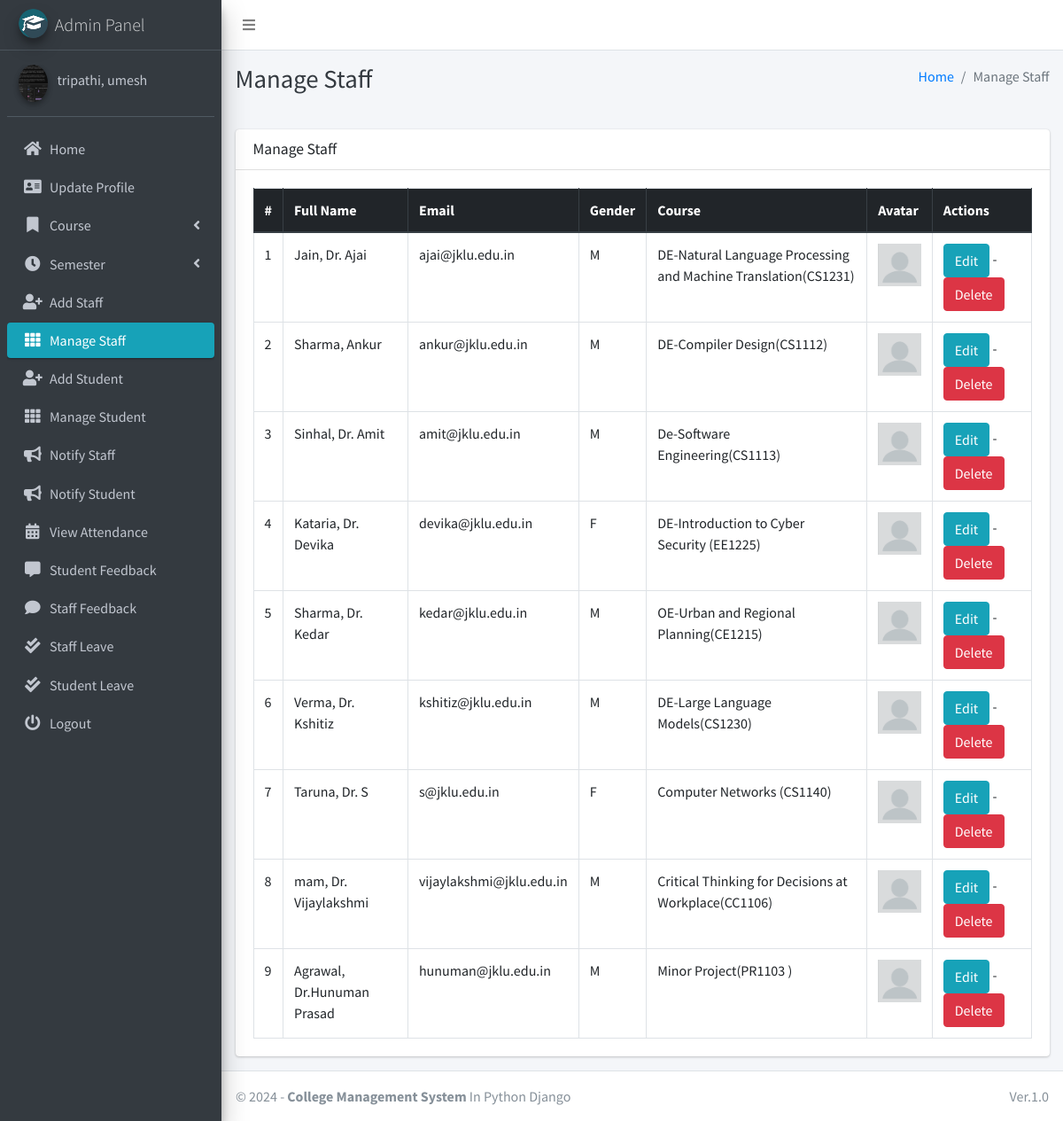
Page /staff/manage/ (signed in) on the committed database.
### main_app/models.py (models this page shows, shortened)
class CustomUser(AbstractUser):
    USER_TYPE = ((1, "HOD"), (2, "Staff"), (3, "Student"))
    GENDER = [("M", "Male"), ("F", "Female")]
    username = None  # Removed username, using email instead
    email = models.EmailField(unique=True)
    user_type = models.CharField(default=1, choices=USER_TYPE, max_length=1)
    gender = models.CharField(max_length=1, choices=GENDER)
    profile_pic = models.ImageField()
    address = models.TextField()
    fcm_token = models.TextField(default="")  # For firebase notifications
    created_at = models.DateTimeField(auto_now_add=True)
    updated_at = models.DateTimeField(auto_now=True)
    USERNAME_FIELD = "email"
    REQUIRED_FIELDS = []
    objects = CustomUserManager()
    def __str__(self):
        return self.last_name + ", " + self.first_name

class Staff(models.Model):
    course = models.ForeignKey(Course, on_delete=models.DO_NOTHING, null=True, blank=False)
    admin = models.OneToOneField(CustomUser, on_delete=models.CASCADE)

class Course(models.Model):
    name = models.CharField(max_length=120)
    created_at = models.DateTimeField(auto_now_add=True)
    updated_at = models.DateTimeField(auto_now=True)

### main_app/hod_views.py (the view)
# urls.py: path("staff/manage/", hod_views.manage_staff, name='manage_staff'),
def manage_staff(request):
    allStaff = CustomUser.objects.filter(user_type=2)
    context = {
        'allStaff': allStaff,
        'page_title': 'Manage Staff'
    }
    return render(request, "hod_template/manage_staff.html", context)

### main_app/templates/hod_template/manage_staff.html
{% extends 'main_app/base.html' %}
{% load static %}
{% block page_title %}{{page_title}}{% endblock page_title %}
{% block content %}
<section class="content">
    <div class="container-fluid">
        <div class="row">
            <div class="col-md-12">
                <div class="card">
                    <div class="card-header">
                        <h3 class="card-title">{{page_title}}</h3>
                    </div>
                    <div class="card-body">
                        <table id="example2" class="table table-bordered table-hover">
                            <thead class="thead-dark">
                                <tr>
                                    <th>#</th>
                                    <th>Full Name</th>
                                    <th>Email</th>
                                    <th>Gender</th>
                                    <th>Course</th>
                                    <th>Avatar</th>
                                    <th>Actions</th>
                                </tr>
                            </thead>
                            <tbody>
                                {% for staff in allStaff %}
                                <tr>
                                    <td>{{ forloop.counter }}</td>
                                    <td>{{staff.last_name}}, {{staff.first_name}}</td>
                                    <td>{{staff.email}}</td>
                                    <td>{{staff.gender}}</td>
                                    <td>{{staff.staff.course.name}}</td>
                                    <td>
                                        {% if staff.profile_pic == ""  %}
                                        No Image
                                        {% else %}
                                        <img class="img img-fluid mb-2" height="56" width="56"
                                            src="{{staff.profile_pic}}" alt="">
                                        {% endif %}
                                    </td>
                                    <td>
                                        <a href="{% url 'edit_staff' staff.staff.id %}" class="btn btn-info">Edit</a> -
                                        <a href="{% url 'delete_staff' staff.staff.id %}" class="btn btn-danger" onclick="return confirm('Are you sure about this ?')">Delete</a>
                                    </td>
                                </tr>
                                {% endfor %}
                            </tbody>
                        </table>
                    </div>
                </div>
            </div>
        </div>
    </div>
</section>
{% endblock content %}

### main_app/templates/main_app/sidebar_template.html (shortened to what this page needs)
{% load static %}
<aside class="main-sidebar sidebar-dark-info elevation-4">
    {% if request.user.user_type == '1' %}
    <a href="{% url 'admin_home' %}" class="brand-link">
        <img src="{% static 'dist/img/cmsl.png' %} " alt="AdminLTE Logo"
            class="brand-image img-circle elevation-3" >
        <span class="brand-text font-weight-light">Admin Panel</span>
    </a>
    <div class="sidebar">
        <div class="user-panel mt-3 pb-3 mb-3 d-flex">
            <div class="image">
                <img src="{{ request.user.profile_pic}}" class="img-circle elevation-2" alt="User Image">
            </div>
            <div class="info">
                <a href="#" class="d-block">{{user}}</a>
            </div>
        </div>
        <nav class="mt-2">
            <ul class="nav nav-pills nav-sidebar flex-column" data-widget="treeview" role="menu" data-accordion="false">
                <li class="nav-item">
                    {% url 'admin_home' as admin_home %}
                    <a href="{{admin_home}}" class="nav-link {% if admin_home == request.path %} active {% endif %}">
                        <i class="nav-icon fas fa-home"></i>
                        <p>
                            Home
                        </p>
                    </a>
                </li>
                <li class="nav-item">
                    {% url 'admin_view_profile' as admin_view_profile %}
                    <a href="{{admin_view_profile}}"
                        class="nav-link {% if admin_view_profile == request.path %} active {% endif %}">
                        <i class="nav-icon fas fa-address-card"></i>
                        <p>
                            Update Profile
                        </p>
                    </a>
                </li>
                <li class="nav-item has-treeview">
                    <a href="#" class="nav-link">
                        <i class="nav-icon fas fa-bookmark"></i>
                        <p>
                            Course
                            <i class="fas fa-angle-left right"></i>
                        </p>
                    </a>
                </li>
                <li class="nav-item has-treeview">
                    <a href="#" class="nav-link">
                        <i class="nav-icon fas fa-clock"></i>
                        <p>
                            Semester
                            <i class="fas fa-angle-left right"></i>
                        </p>
                    </a>
                </li>
                <li class="nav-item">
                    {% url 'add_staff' as add_staff %}
                    <a href="{{add_staff}}" class="nav-link {% if add_staff == request.path %} active {% endif %}">
                        <i class="nav-icon fas fa-user-plus"></i>
                        <p>
                            Add Staff
                        </p>
                    </a>
                </li>
                <li class="nav-item">
                    {% url 'manage_staff' as manage_staff %}
                    {% url 'edit_staff' staff_id as edit_staff %}
                    <a href="{{manage_staff}}"
                        class="nav-link {% if manage_staff == request.path or request.path == edit_staff %} active {% endif %}">
                        <i class="nav-icon fas fa-th"></i>
                        <p>
                            Manage Staff
                        </p>
                    </a>
                </li>
                <li class="nav-item">
                    {% url 'add_student' as add_student%}
                    <a href="{{add_student}}" class="nav-link  {% if add_student == request.path %} active {% endif %}">
                        <i class="nav-icon fas fa-user-plus"></i>
                        <p>
                            Add Student
                        </p>
                    </a>
                </li>
                <li class="nav-item">
                    {% url 'manage_student' as manage_student %}
                    {% url 'edit_student' student_id as edit_student %}
                    <a href="{{manage_student}}"
                        class="nav-link  {% if edit_student == request.path or manage_student == request.path %} active {% endif %}">
                        <i class="nav-icon fas fa-th"></i>
                        <p>
                            Manage Student
                        </p>
                    </a>
                </li>
                <li class="nav-item">
                    {% url 'admin_notify_staff' as admin_notify_staff %}
                    <a href="{{admin_notify_staff}}"
                        class="nav-link {% if admin_notify_staff == request.path %} active {% endif %}">
                        <i class="nav-icon fas fa-bullhorn"></i>
                        <p>
                            Notify Staff
                        </p>
                    </a>
                </li>
                <li class="nav-item">
                    {% url 'admin_notify_student' as admin_notify_student %}
                    <a href="{{admin_notify_student}}"
                        class="nav-link {% if admin_notify_student == request.path %} active {% endif %}">
                        <i class="nav-icon fas fa-bullhorn"></i>
                        <p>
                            Notify Student
                        </p>
                    </a>
                </li>
                <li class="nav-item">
                    {% url 'admin_view_attendance' as admin_view_attendance %}
                <li class="nav-item">
                    <a href="{{admin_view_attendance}}"
                        class="nav-link  {% if admin_view_attendance == request.path %} active {% endif %}">
                        <i class="nav-icon fas fa-calendar-alt"></i>
                        <p>
                            View Attendance
                        </p>
                    </a>
                </li>
                <li class="nav-item">
                    {% url 'student_feedback_message' as student_feedback_message %}
                    <a href="{{ student_feedback_message }}"
                        class="nav-link  {% if student_feedback_message == request.path %} active {% endif %}">
                        <i class="nav-icon fas fa-comment-alt"></i>
                        <p>
                            Student Feedback
                        </p>
                    </a>
                </li>
                <li class="nav-item">
                    {% url 'staff_feedback_message' as staff_feedback_message %}
                    <a href="{{staff_feedback_message}}"
                        class="nav-link   {% if staff_feedback_message == request.path %} active {% endif %}">
                        <i class="nav-icon fas fa-comment"></i>
                        <p>
                            Staff Feedback
                        </p>
                    </a>
                </li>
                <li class="nav-item">
                    {% url 'view_staff_leave' as view_staff_leave %}
                    <a href="{{view_staff_leave}}"
                        class="nav-link  {% if view_staff_leave == request.path %} active {% endif %}">
                        <i class="nav-icon fas fa-check-double"></i>
                        <p>
                            Staff Leave
                        </p>
                    </a>
                </li>
                <li class="nav-item">
                    {% url 'view_student_leave' as view_student_leave %}
                    <a href="{% url 'view_student_leave' %}"
                        class="nav-link  {% if view_student_leave == request.path %} active {% endif %}">
                        <i class="nav-icon fas fa-check-double"></i>
                        <p>
                            Student Leave
                        </p>
                    </a>
                </li>
                                        {% endif %}
                                        <li class="nav-item">
                                            <a href="{% url 'user_logout' %}"
                                                onclick="return confirm('Your session would be terminated.\n\nProceed?')"
                                                class="nav-link">
                                                <i class="nav-icon fas fa-power-off"></i>
                                                <p>
                                                    Logout
                                                </p>
                                            </a>
                                        </li>
                                    </ul>
                                </nav>
                            </div>
</aside>

### rows in the picture
CustomUser: last_name+first_name "tripathi, umesh"
CustomUser: last_name "Jain", first_name "Dr. Ajai", email "ajai@jklu.edu.in", gender "M", staff.course.name "DE-Natural Language Processing and Machine Translation(CS1231)"
CustomUser: last_name "Sharma", first_name "Ankur", email "ankur@jklu.edu.in", gender "M", staff.course.name "DE-Compiler Design(CS1112)"
CustomUser: last_name "Sinhal", first_name "Dr. Amit", email "amit@jklu.edu.in", gender "M", staff.course.name "De-Software Engineering(CS1113)"
CustomUser: last_name "Kataria", first_name "Dr. Devika", email "devika@jklu.edu.in", gender "F", staff.course.name "DE-Introduction to Cyber Security (EE1225)"
CustomUser: last_name "Sharma", first_name "Dr. Kedar", email "kedar@jklu.edu.in", gender "M", staff.course.name "OE-Urban and Regional Planning(CE1215)"
CustomUser: last_name "Verma", first_name "Dr. Kshitiz", email "kshitiz@jklu.edu.in", gender "M", staff.course.name "DE-Large Language Models(CS1230)"
CustomUser: last_name "Taruna", first_name "Dr. S", email "s@jklu.edu.in", gender "F", staff.course.name "Computer Networks (CS1140)"
CustomUser: last_name "mam", first_name "Dr. Vijaylakshmi", email "vijaylakshmi@jklu.edu.in", gender "M", staff.course.name "Critical Thinking for Decisions at Workplace(CC1106)"
CustomUser: last_name "Agrawal", first_name "Dr.Hunuman Prasad", email "hunuman@jklu.edu.in", gender "M", staff.course.name "Minor Project(PR1103 )"

### other values in the picture
{{ page_title }} "Manage Staff"
